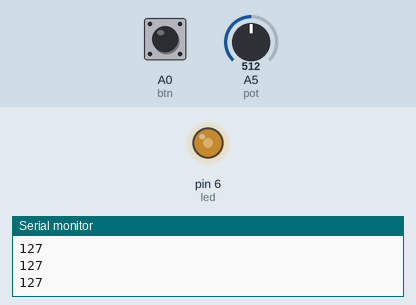
Simulated run of this sketch. Board: Arduino Uno, built with avr-gcc and run on an emulated ATmega328P. On the bench: output pins drawn as LEDs (lit = HIGH), the last lines printed to the serial monitor. The inputs (shaded band) are chosen by the test bench; at power-on: A5 (pot) = 512, A0 (btn) HIGH.

Above: at 1.2 s.
1.3 s: A5 (pot) set to 716
At 2.2 s:
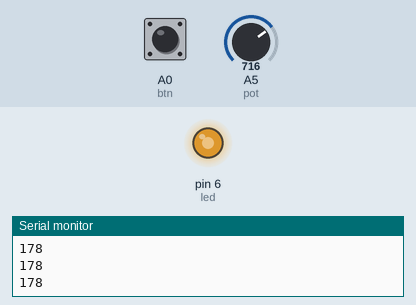
2.8 s: A0 (btn) pulled LOW for 0.15 s
At 4.2 s:
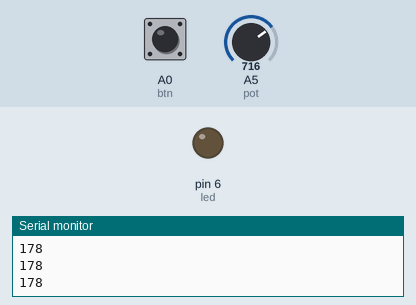
5.3 s: A5 (pot) set to 733
At 6.5 s:
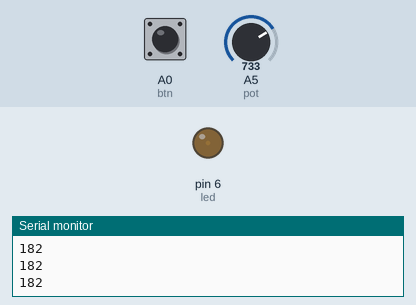
6.8 s: A5 (pot) set to 511
At 7.6 s:
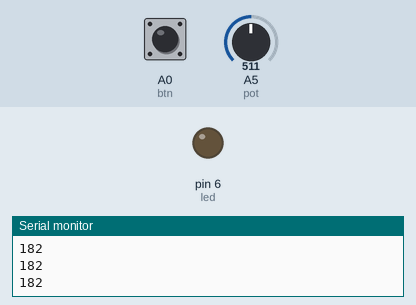
8.3 s: A0 (btn) pulled LOW for 3.2 s
At 8.6 s:
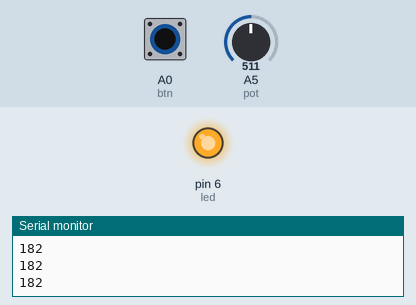
Timing chart, 0 to 13.8 s (numbered marks = the images above; inputs shaded):
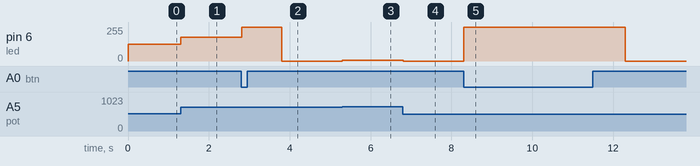

Measured:
- after the input at 1.3 s, pin 6 (led): 127/255 → 178/255 at once
- after the input at 2.8 s, pin 6 (led): 178/255 → 255/255 at once, → 0/255 1.0 s later
- after the input at 5.3 s, pin 6 (led): 0/255 → 4/255 at once
- after the input at 6.8 s, pin 6 (led): 4/255 → 0/255 at once
- after the input at 8.3 s, pin 6 (led): 0/255 → 255/255 at once, → 0/255 4.0 s later

The sketch:

miniproject_2.ino
```cpp
int off_set = 0;
#define btn A0
#define led 6
#define pot A5

void setup() {
  // put your setup code here, to run once:
  Serial.begin(9600);
  pinMode(led, OUTPUT);
  pinMode(pot, INPUT);
  pinMode(btn, INPUT_PULLUP);
}

void loop() {
  // put your main code here, to run repeatedly:
  int button = digitalRead(btn);
  int value = map(analogRead(pot), 0,1023,0,255);
  if(value - off_set < 0){
    analogWrite(led, 0);
  } else {
    analogWrite(led, value - off_set);
    Serial.println(value);
  }

  if(!button){
    off_set = value;
    analogWrite(led, 255);
    delay(1000);
  }
}
```
